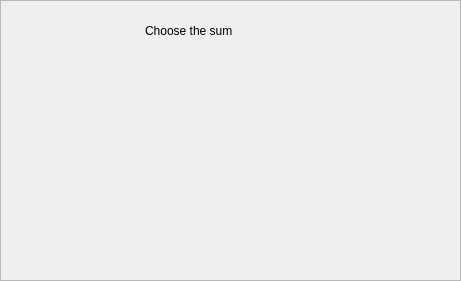
<?xml version="1.0" encoding="UTF-8"?>
<ui version="4.0">
 <class>TakingMoney</class>
 <widget class="QFrame" name="TakingMoney">
  <property name="geometry">
   <rect>
    <x>0</x>
    <y>0</y>
    <width>461</width>
    <height>281</height>
   </rect>
  </property>
  <property name="windowTitle">
   <string>Frame</string>
  </property>
  <property name="frameShape">
   <enum>QFrame::StyledPanel</enum>
  </property>
  <property name="frameShadow">
   <enum>QFrame::Raised</enum>
  </property>
  <widget class="QLabel" name="label">
   <property name="geometry">
    <rect>
     <x>145</x>
     <y>10</y>
     <width>131</width>
     <height>41</height>
    </rect>
   </property>
   <property name="text">
    <string>Choose the sum</string>
   </property>
  </widget>
 </widget>
 <resources/>
 <connections/>
</ui>
